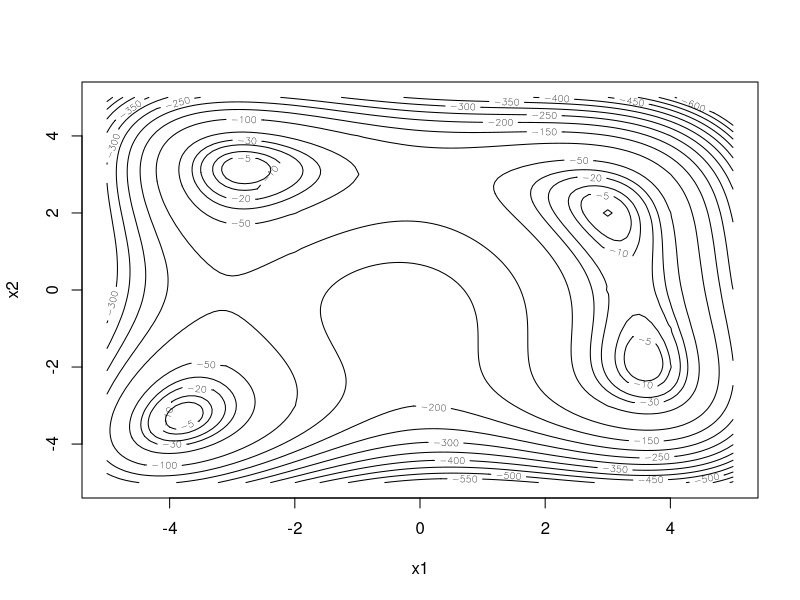
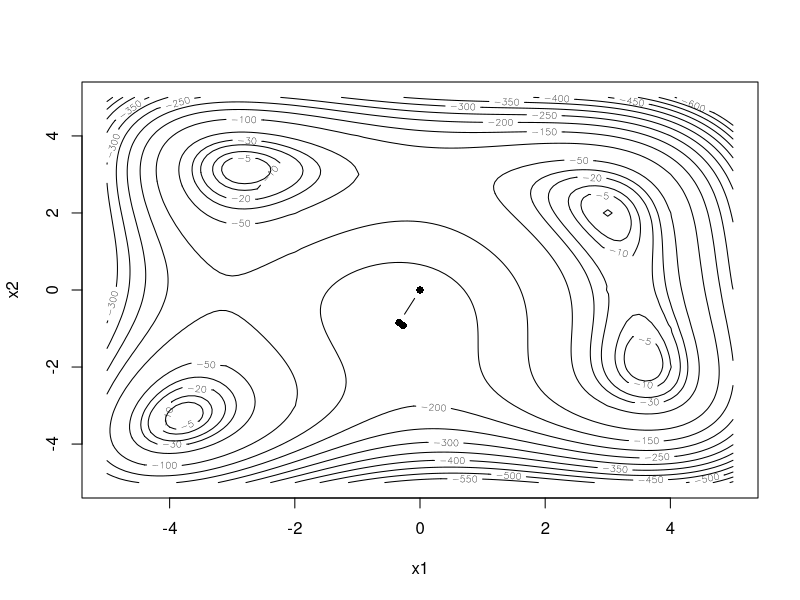
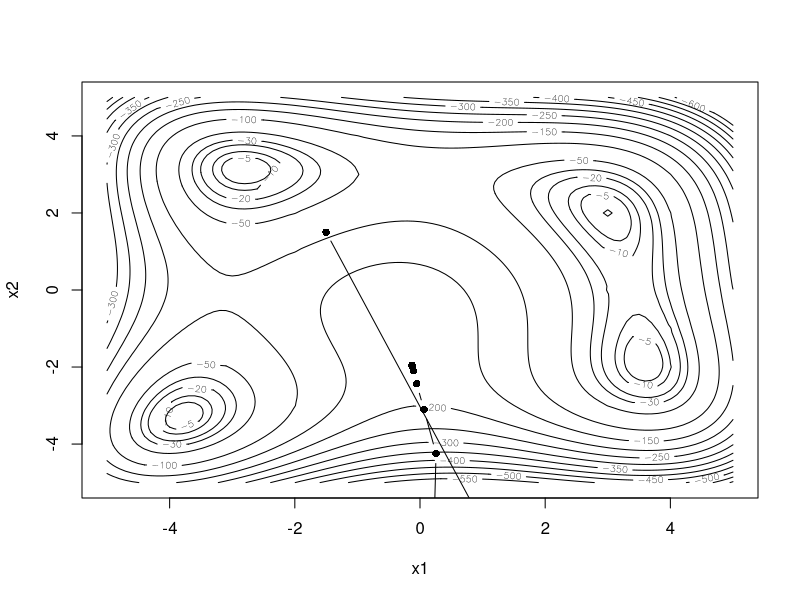
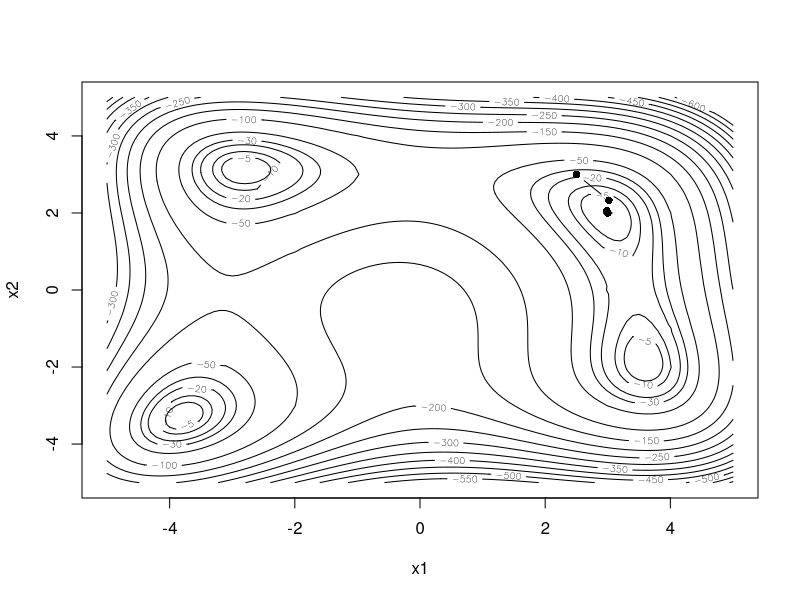
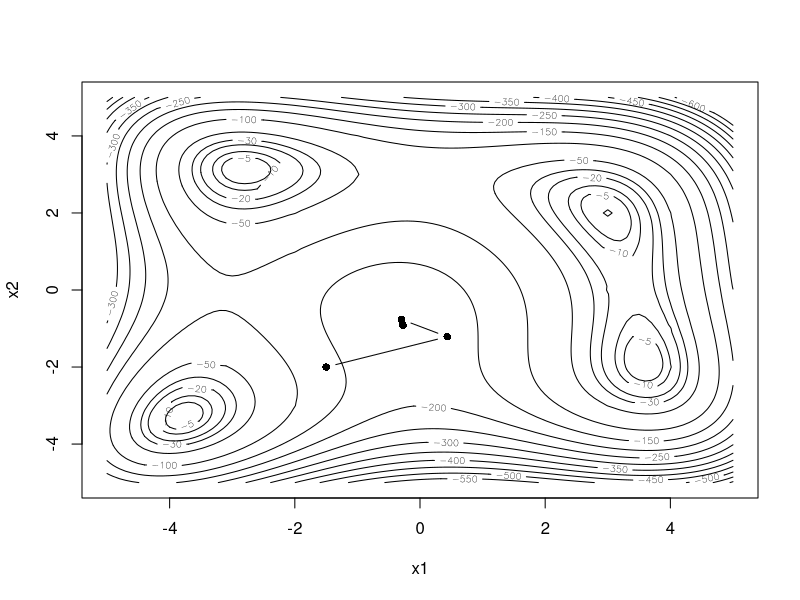
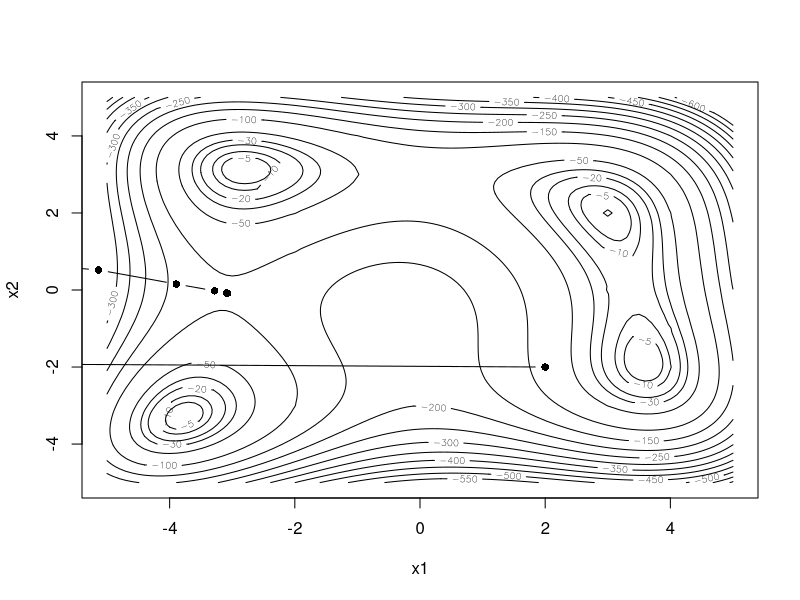
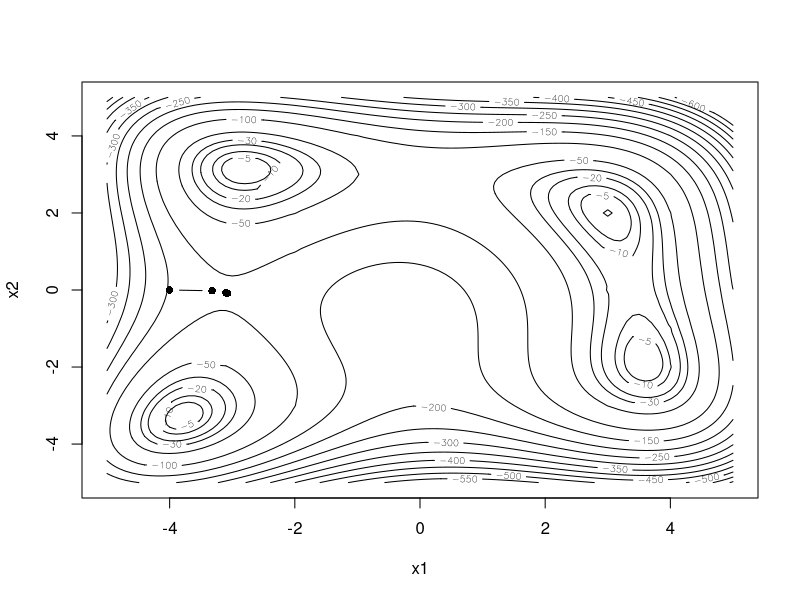
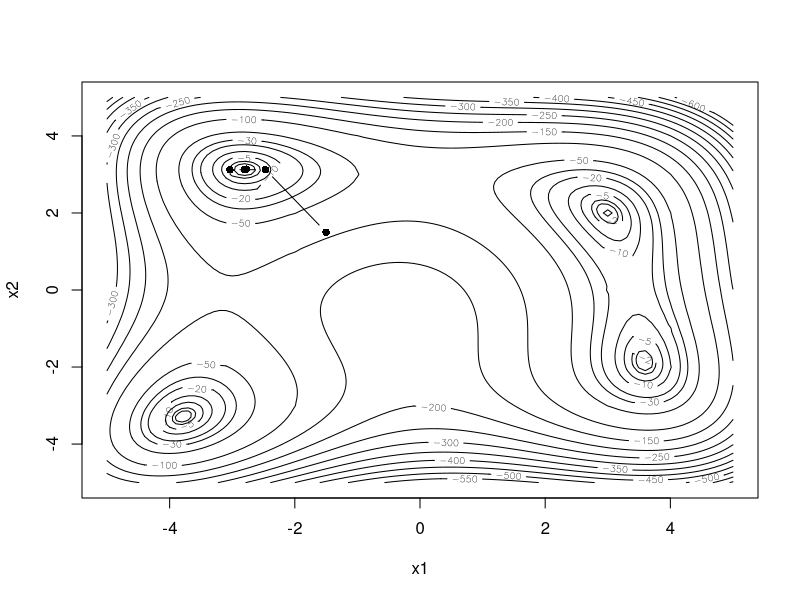

Source code (R) for these figures, in order: (Note: this script raises an error after producing the figures.)
f <- function(x) {
  (-1) * ((x[1]^2 + x[2] - 11)^2 + (x[1] + x[2]^2 - 7)^2)
}

x1 <- seq(-5, 5, by = 0.1)
x2 <- seq(-5, 5, by = 0.1)
ff <- matrix(0, nrow = length(x1), ncol = length(x2))
for (i in 1:length(x1)) {
  for (j in 1:length(x2)) {
    ff[i, j] <- f(x = c(x1[i], x2[j]))
  }
}

# hàm contour() để vẽ đường đồng mức của f(x1, x2) nhằm xác định vùng cực trị
contour(x1, x2, ff, levels = c(seq(-600, -50, by = 50), -30, -20, -10, -5, 0),
        xlab = "x1", ylab = "x2")

# hàm image() để vẽ hình ảnh của f(x1, x2)
# image(x1, x2, ff, col = heat.colors(100))


# áp dụng pp newton để tìm cực trị
f_prime <- function(x) {
  f_prime_x1 <- (-1) * (4 * x[1]^3 + 4 * x[1] * x[2] - 42 * x[1] + 2 * x[2]^2 - 14)
  f_prime_x2 <- (-1) * (2 * x[1]^2 - 26 * x[2] - 22 + 4 * x[1] * x[2] + 4 * x[2]^3)
  out <- c(f_prime_x1, f_prime_x2)
  return(out)
}

f_2prime <- function(x) {
  f_2prime_x11 <- (-1) * (12 * x[1]^2 + 4 * x[2] - 42)
  f_2prime_x22 <- (-1) * (12 * x[2]^2 + 4 * x[1] - 26)
  f_2prime_x12 <- (-1) * (4 * (x[1] + x[2]))
  out <- matrix(c(f_2prime_x11, f_2prime_x12, f_2prime_x12, f_2prime_x22),
                nrow = 2, byrow = TRUE)
  return(out)
}

iter <- 40
x <- c(0, 0)
x_vals <- matrix(NA, nrow = iter + 1, ncol = 2)
x_vals[1,] <- x
for (i in 1:iter) {
  x <- x - as.numeric(solve(f_2prime(x)) %*% f_prime(x))
  x_vals[i + 1,] <- x
  # if (abs(x_vals[i + 1, ] - x_vals[i, ]) < 1e-6) {
  #     print(paste("Converged at iteration", i))
  #     break
  # }
}

head(x_vals, n = 4)

contour(x1, x2, ff, levels = c(seq(-600, -50, by = 50), -30, -20, -10, -5, 0),
        xlab = "x1", ylab = "x2")
points(x_vals[, 1], x_vals[, 2], pch = 16, type = "b")

## function with x0
newton_method <- function(x0, tol = 1e-6, iter = 40) {
  x <- x0
  x_vals <- matrix(NA, nrow = iter + 1, ncol = 2)
  x_vals[1,] <- x
  for (i in 1:iter) {
    x <- x - as.numeric(solve(f_2prime(x)) %*% f_prime(x))
    x_vals[i + 1,] <- x
    # if (abs(x_vals[i + 1, ] - x_vals[i, ]) < tol) {
    #     print(paste("Converged at iteration", i))
    #     break
    # }
  }
  return(x_vals)
}

## Thực hành 1: Tiến hành thuật toán Newton với các điểm bắt đầu sau: 
# x(0) = (−1.5, 1.5), x(0) = (2.5, 3),
# x(0) = (−1.5, −2), x(0) = (2, −2) và x(0) = (−4, 0). Nhận xét về các kết quả đạt được.

x0 <- c(-1.5, 1.5)
x_vals <- newton_method(x0, tol = 1e-6, iter = 100)
head(x_vals, n = 4)
contour(x1, x2, ff, levels = c(seq(-600, -50, by = 50), -30, -20, -10, -5, 0),
        xlab = "x1", ylab = "x2")
points(x_vals[, 1], x_vals[, 2], pch = 16, type = "b")
# không hội tụ

x0 <- c(2.5, 3)
x_vals <- newton_method(x0, tol = 1e-6, iter = 100)
head(x_vals, n = 4)
contour(x1, x2, ff, levels = c(seq(-600, -50, by = 50), -30, -20, -10, -5, 0),
        xlab = "x1", ylab = "x2")
points(x_vals[, 1], x_vals[, 2], pch = 16, type = "b")
# hội tụ

x0 <- c(-1.5, -2)
x_vals <- newton_method(x0, tol = 1e-3)
head(x_vals, n = 4)
contour(x1, x2, ff, levels = c(seq(-600, -50, by = 50), -30, -20, -10, -5, 0),
        xlab = "x1", ylab = "x2")
points(x_vals[, 1], x_vals[, 2], pch = 16, type = "b")
# không hội tụ

x0 <- c(2, -2)
x_vals <- newton_method(x0, tol = 1e-9)
head(x_vals, n = 12)
contour(x1, x2, ff, levels = c(seq(-600, -50, by = 50), -30, -20, -10, -5, 0),
        xlab = "x1", ylab = "x2")
points(x_vals[, 1], x_vals[, 2], pch = 16, type = "b")
# không hội tụ

x0 <- c(-4, 0)
x_vals <- newton_method(x0, tol = 1e-6)
head(x_vals, n = 4)
contour(x1, x2, ff, levels = c(seq(-600, -50, by = 50), -30, -20, -10, -5, 0),
        xlab = "x1", ylab = "x2")
points(x_vals[, 1], x_vals[, 2], pch = 16, type = "b")
# không hội tụ

# nhận xét:
# x0 = (-1.5, 1.5) không hội tụ
# x0 = (2.5, 3) hội tụ Converged at iteration 6
# x0 = (-1.5, -2) không hội tụ
# x0 = (2, -2) hội tụ Converged at iteration 12
# x0 = (-4, 0) không hội tụ

# Phương pháp Steepest Ascent
M <- diag(c(-1, -1), 2, 2)
alpha_default <- 1
alpha <- alpha_default
x0 <- c(-1.5, 1.5)
iter <- 40
x_vals_steep <- matrix(NA, nrow = iter + 1, ncol = 2)
x_vals_steep[1,] <- x0
for (i in 1:iter) {
  score <- f_prime(x0)
  hessian_inv <- solve(M)
  xt <- x0 - alpha * hessian_inv %*% score
  # REDUCE ALPHA UNTIL A CORRECT STEP IS REACHED
  f_t <- f(xt)
  f_t0 <- f(x0)
  while (f_t < f_t0) {
    alpha <- alpha / 2
    xt <- x0 - alpha * hessian_inv %*% score
    f_t <- f(xt)
  }
  ## RESET alpha and x0
  x_vals_steep[i + 1,] <- x0 <- xt
  alpha <- alpha_default
}
head(x_vals_steep, n = 4)
contour(x1, x2, ff, levels = c(seq(-600, -50, by = 50), -30, -20, -10, -5, -2, -1, 0),
        xlab = "x1", ylab = "x2")
points(x_vals_steep[, 1], x_vals_steep[, 2], pch = 16, type = "b")
# với điểm bắt đầu x(0) = (0, 0), M(t), phương pháp Steepest Ascent đưa nghiệm lặp di chuyển 
# vào vùng cực trị (toàn cục).

steepest_ascent <- function(x0, M, alpha_default = 1, tol = 1e-6, iter = 40) {
  alpha <- alpha_default
  x_vals <- matrix(NA, nrow = iter + 1, ncol = 2)
  x_vals[1,] <- x0
  for (i in 1:iter) {
    score <- f_prime(x0)
    hessian_inv <- solve(M)
    xt = x0 - alpha * hessian_inv %*% score
    f_t <- f(xt)
    f_t0 <- f(x0)
    while (f_t < f_t0) {
      alpha <- alpha / 2
      xt <- x0 - alpha * hessian_inv %*% score
      f_t <- f(xt)
    }
    x_vals[i + 1,] <- x0 <- xt
    alpha <- alpha_default
    # condition to stop
    if (abs(x_vals[i + 1,] - x_vals[i,]) < tol) {
      print(paste("Converged at iteration", i))
      break
    }
  }
  return(x_vals)
}

## thực hành 2: Tiến hành thuật toán Steepest Ascent với các điểm bắt đầu sau: x(0) = (−1.5, 1.5),
#x(0) = (2.5, 3), x(0) = (−1.5, −2), x(0) = (2, −2) và x(0) = (−4, 0). M(t) = (−1 0 0 −1)
#, với mọi t. Nhận xét về các kết quả đạt được.

x0 <- c(-1.5, 1.5)
M <- matrix(c(-1, 0, 0, -1), nrow = 2, byrow = TRUE)
x_vals <- steepest_ascent(x0, M, tol = 1e-6, iter = 100)
head(x_vals, n = 4)
contour(x1, x2, ff, levels = c(seq(-600, -50, by = 50), -30, -20, -10, -5, -2, -1, 0),
        xlab = "x1", ylab = "x2")
points(x_vals[, 1], x_vals[, 2], pch = 16, type = "b")


x0 <- c(2.5, 3)
M <- matrix(c(-1, 0, 0, -1), nrow = 2, byrow = TRUE)
x_vals <- steepest_ascent(x0, M, tol = 1e-6, iter = 100)
head(x_vals, n = 4)
contour(x1, x2, ff, levels = c(seq(-600, -50, by = 50), -30, -20, -10, -5, -2, -1, 0),
        xlab = "x1", ylab = "x2")
points(x_vals[, 1], x_vals[, 2], pch = 16, type = "b")

x0 <- c(-1.5, -2)
M <- matrix(c(-1, 0, 0, -1), nrow = 2, byrow = TRUE)
x_vals <- steepest_ascent(x0, M, tol = 1e-6, iter = 100)
head(x_vals, n = 4)
contour(x1, x2, ff, levels = c(seq(-600, -50, by = 50), -30, -20, -10, -5, -2, -1, 0),
        xlab = "x1", ylab = "x2")
points(x_vals[, 1], x_vals[, 2], pch = 16, type = "b")

x0 <- c(2, -2)
M <- matrix(c(-1, 0, 0, -1), nrow = 2, byrow = TRUE)
x_vals <- steepest_ascent(x0, M, tol = 1e-6, iter = 100)
head(x_vals, n = 4)
contour(x1, x2, ff, levels = c(seq(-600, -50, by = 50), -30, -20, -10, -5, -2, -1, 0),
        xlab = "x1", ylab = "x2")
points(x_vals[, 1], x_vals[, 2], pch = 16, type = "b")

x0 <- c(-4, 0)
M <- matrix(c(-1, 0, 0, -1), nrow = 2, byrow = TRUE)
x_vals <- steepest_ascent(x0, M, tol = 1e-6, iter = 100)
head(x_vals, n = 4)
contour(x1, x2, ff, levels = c(seq(-600, -50, by = 50), -30, -20, -10, -5, -2, -1, 0),
        xlab = "x1", ylab = "x2")
points(x_vals[, 1], x_vals[, 2], pch = 16, type = "b")

# nhận xét:
# x0 = (-1.5, 1.5) hội tụ
# x0 = (2.5, 3) hội tụ 
# x0 = (-1.5, -2) hội tụ
# x0 = (2, -2) hội tụ 
# x0 = (-4, 0) hội tụ


## thực hành 3: Đối với các trường hợp không hội tụ về nghiệm toàn cục trong Thực hành 2, hãy cố gắng
# hiệu chỉnh ma trận M(t) để đạt được sự hội tụ.


# Phương pháp Quasi-Newton BFGS
M <- diag(c(-1, -1), 2, 2)
alpha_default <- 1
alpha <- alpha_default
x0 <- c(0, 0)
iter <- 40
x_vals_bfgs <- matrix(NA, nrow = iter + 1, ncol = 2)
x_vals_bfgs[1,] <- x0
epsilon <- 1e-10
for (i in 1:iter) {
  hessian_inv <- solve(M)
  score <- f_prime(x0)
  xt <- x0 - alpha * hessian_inv %*% score
  # REDUCE ALPHA UNTIL A CORRECT STEP IS REACHED
  f_t <- f(xt)
  f_t0 <- f(x0)
  while (f_t < f_t0) {
    alpha <- alpha / 2
    xt <- x0 - alpha * hessian_inv %*% score
    f_t <- f(xt)
  }
  x_vals_bfgs[i + 1,] <- xt
  ## UPDATE M(t) - BFGS METHOD
  ht <- xt - x0
  score_t <- f_prime(xt)
  ut <- score_t - score
  v <- ut - M %*% ht
  M_old <- M
  M <- M - ((M %*% ht %*% t(M %*% ht)) / (as.numeric(t(ht) %*% M %*% ht))) +
    ((ut %*% t(ut)) / (as.numeric(t(ht) %*% ut)))
  #CHECK CONDITION TO UPDATE M
  if (abs((t(v) %*% ht)[1]) < epsilon) {
    M <- M_old
  }
  ## RESET alpha and x0
  alpha <- alpha_default
  x0 <- xt
}
head(x_vals_bfgs, n = 4)
contour(x1, x2, ff, levels = c(seq(-600, -50, by = 50), -30, -20, -10, -5, -2, -1, 0),
        xlab = "x1", ylab = "x2")
points(x_vals_bfgs[, 1], x_vals_bfgs[, 2], pch = 16, type = "b")


# Thực hành 4: Tiến hành thuật toán Quasi-Newton BFGS với các điểm bắt đầu sau: 
# x(0) = (−1.5, 1.5), x(0) = (2.5, 3), x(0) = (−1.5, −2), x(0) = (2, −2) và x(0) = (−4, 0). 
# Nhận xét về các kết quả đạt được. Việc hiệu chỉnh M(t) có giúp ích gì hay không?

Quasi_Newton <- function(x0, M, alpha_default = 1, tol = 1e-6, iter = 40) {
  alpha <- alpha_default
  x_vals <- matrix(NA, nrow = iter + 1, ncol = 2)
  x_vals[1,] <- x0
  for (i in 1:iter) {
    hessian_inv <- solve(M)
    score <- f_prime(x0)
    xt <- x0 - alpha * hessian_inv %*% score
    f_t <- f(xt)
    f_t0 <- f(x0)
    while (f_t < f_t0) {
      alpha <- alpha / 2
      xt <- x0 - alpha * hessian_inv %*% score
      f_t <- f(xt)
    }
    x_vals[i + 1,] <- xt
    ## UPDATE M(t) - BFGS METHOD
    ht <- xt - x0
    score_t <- f_prime(xt)
    ut <- score_t - score
    v <- ut - M %*% ht
    M_old <- M
    M <- M - ((M %*% ht %*% t(M %*% ht)) / (as.numeric(t(ht) %*% M %*% ht))) +
      ((ut %*% t(ut)) / (as.numeric(t(ht) %*% ut)))
    #CHECK CONDITION TO UPDATE M
    if (abs((t(v) %*% ht)[1]) < epsilon) {
      M <- M_old
    }
    # condition to stop
    if (abs(x_vals[i + 1,] - x_vals[i,]) < tol) {
      print(paste("Converged at iteration", i))
      break
    }
    ## RESET alpha and x0
    alpha <- alpha_default
    x0 <- xt
  }
  return(x_vals)
}

x0 <- c(-1.5, 1.5)
M <- matrix(c(-1, 0, 0, -1), nrow = 2, byrow = TRUE)
x_vals <- Quasi_Newton(x0, M, tol = 1e-6, iter = 100)
head(x_vals, n = 4)
contour(x1, x2, ff, levels = c(seq(-600, -50, by = 50), -30, -20, -10, -5, -2, -1, 0),
        xlab = "x1", ylab = "x2")
points(x_vals[, 1], x_vals[, 2], pch = 16, type = "b")

x0 <- c(2.5, 3)
M <- matrix(c(-2, 1, 3, -3), nrow = 2, byrow = TRUE)
x_vals <- Quasi_Newton(x0, M, tol = 1e-6, iter = 100)
head(x_vals, n = 4)
contour(x1, x2, ff, levels = c(seq(-600, -50, by = 50), -30, -20, -10, -5, -2, -1, 0),
        xlab = "x1", ylab = "x2")
points(x_vals[, 1], x_vals[, 2], pch = 16, type = "b")


# nhận xét:
# Việc hiệu chỉnh M(t) sẽ giúp đạt được sự hội tụ. 


## Thực hành 5: Áp dụng các tiêu chuẩn sai số để dừng vòng lặp, với các phương pháp đã làm ở trên.


# Bai tap 1: Áp dụng mô hình phân phối Weibull để mô hình hóa dữ liệu về thời gian hỏng của lò xo trong
# thí nghiệm với mức ứng suất 950 N/mm2: 225, 171, 198, 189, 189, 135, 162, 135, 117, 162

# hàm mật độ của phân phối Weibull:
data <- c(225, 171, 198, 189, 189, 135, 162, 135, 117, 162)

f <- function(y, theta, alpha) {
  # if (theta <= 0 || alpha <= 0 || y <=0) return(0) #Handle invalid inputs
  alpha / theta *
    (y / theta)^(alpha - 1) *
    exp(-(y / theta)^alpha)
}

logLikelihood_weibull <- function(data, theta, alpha) {
  n <- length(data)
  # log_likelihood <- n * log(alpha) - n * log(theta) + (alpha - 1) * sum(log(data/theta)) - sum((data/theta)^alpha)
  likelihood <- sapply(data, function(y) f(y, theta, alpha))
  log_likelihood <- sum(log(likelihood))
  return(log_likelihood)
}

# Do θ, α > 0, nên để đảm bảo nghiệm lặp thỏa tính chất, ta thực hiện phép đổi biến ψ = (log(θ), log(α)), sau
#đó với phép biến đổi ngược, exp(·), ta thu được kết quả θ^, α^ > 0.

# a. Vẽ đồ thị hàm log-likelihood với θ và α trên miền phù hợp.

# Use a range that avoids zero and very small values for theta and alpha
theta <- seq(150, 250, by = 0.1) #Avoid theta = 0
alpha <- seq(1, 10, by = 0.1) #Avoid alpha = 0
logL_matrix <- matrix(NA, nrow = length(theta), ncol = length(alpha))
for (i in 1:length(theta)) {
  for (j in 1:length(alpha)) {
    logL_matrix[i, j] <- logLikelihood_weibull(data, theta[i], alpha[j])
  }
}
# contour plot, nlevels là giá trị đường đồng mức với giá trị đó, levels số  lượng giá trị của hàm f được vẽ
contour(theta, alpha, logL_matrix, nlevels = 100,
        xlab = "theta", ylab = "alpha")

# b. Tìm MLE cho θ bằng phương pháp Newton, giá trị bắt đầu θ(0) = 160, α(0) = 1.

logL_prime <- function(par, data) {
  n <- length(data)
  res <- numeric(2)
  res[1] <- -n * par[2] / par[1] + par[2] * sum(data^par[2]) / (par[1]^(par[2] + 1))
  res[2] <- n / par[2] - n * log(par[1]) + sum(log(data)) - sum((data / par[1])^par[2] * log(data / par[1]))
  return(res)
}

logL_2prime <- function(par, data) {
  n <- length(data)
  res <- matrix(0, nrow = 2, ncol = 2)
  res[1, 1] <- n * par[2] / par[1]^2 - par[2] * (par[2] + 1) * sum(data^par[2]) / (par[1]^(par[2] + 2))
  res[1, 2] <- res[2, 1] <- -n / par[1] + (1 / par[1]^(par[2] + 1)) * (sum(data^par[2]) + par[2] * sum(data^par[2] * log(data / par[1])))
  res[2, 2] <- -n / par[2]^2 - sum((data / par[1])^par[2] * (log(data / par[1]))^2)
  return(res)
}


newton_method <- function(par, data, tol = 1e-6, iter = 100) {
  par <- par0
  par_vals <- matrix(NA, nrow = iter + 1, ncol = 2)
  par_vals[1,] <- par
  for (i in 1:iter) {
    par <- par - solve(logL_2prime(par, data)) %*% logL_prime(par, data)
    if (abs(par - par0) < tol) {
      print(paste("Converged at iteration", i))
      break
    }
    par_vals[i + 1,] <- par0 <- par
  }
  print(paste("Not converged after", iter, "iterations"))
  return(par_vals)
}

par <- log(c(163, 1))
logL_prime(par, data)
solve(logL_2prime(par, data))
par_ests <- matrix(NA, nrow = 100, ncol = 2)
par_ests[1,] <- par
par_ests <- newton_method(par, data, tol = 1e-6, iter = 100)
head(par_ests, n = 4)
contour(theta, alpha, logL_matrix, nlevels = 100,
        xlab = "theta", ylab = "alpha")
points(par_ests[, 1], par_ests[, 2], pch = 16, type = "b")


